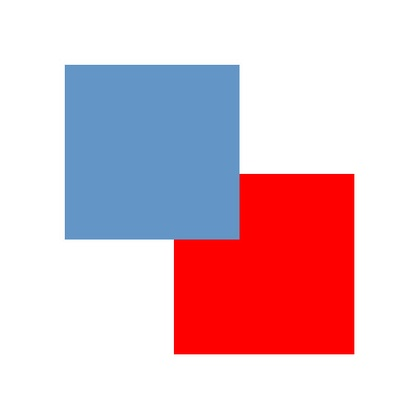
%> input picture decision/ORG.jpg, 420 x 420 px, shrunk from 512 x 512 before the run
$ octave --eval "result = toConvHull(imread('ORG.jpg'));"   (GNU Octave 9; MATLAB toolbox functions it lacks are replaced by stand-ins)
%> lines starting %> are read from the running program, lines starting %| are printed output that depends on the picture
### decision/Threshold.m
% 閾値を返す関数

function y = Threshold(x)
    p1=0;
    p2=0;

    %pause('off');
    [counts,binLocation] = imhist(x);
%> counts = 256 values, max 339139 at index 256, min 0 at index 10, mean 2067.2; binLocation = 256 values from 0 to 255
    close;
    ave = sum(counts)/255;
%> ave = 2075.3

    for ii = 1:255
        if counts(ii) > ave
            if p1 == 0
                p1 = ii;
            else
                p2 = ii;
            end
        end
    end
%> after the loop, p1 = 1; p2 = 255

    y = uint8((p1+p2)/2);
%> y = 128
end

### decision/toConvHull.m
% 긆긳긙긃긏긣궻벹뺧귩2뭠됪몴궴궢궲뺅궥듫릶

function y = toConvHull(x)
    %x = rgb2gray(x);
    x = x > Threshold(x);
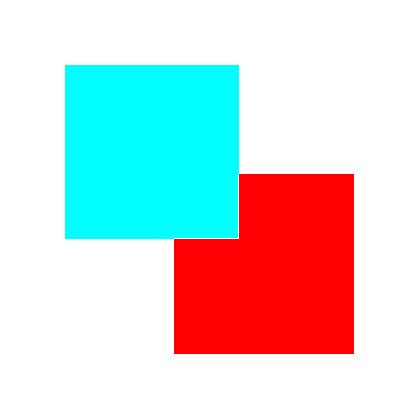
%> x: size 420x420x3 logical; mean R, G, B 0.829, 0.84, 0.84
    %imshow(x); axis image; pause;

    CV = regionprops(x,'ConvexHull');
%> (the run ends here)
